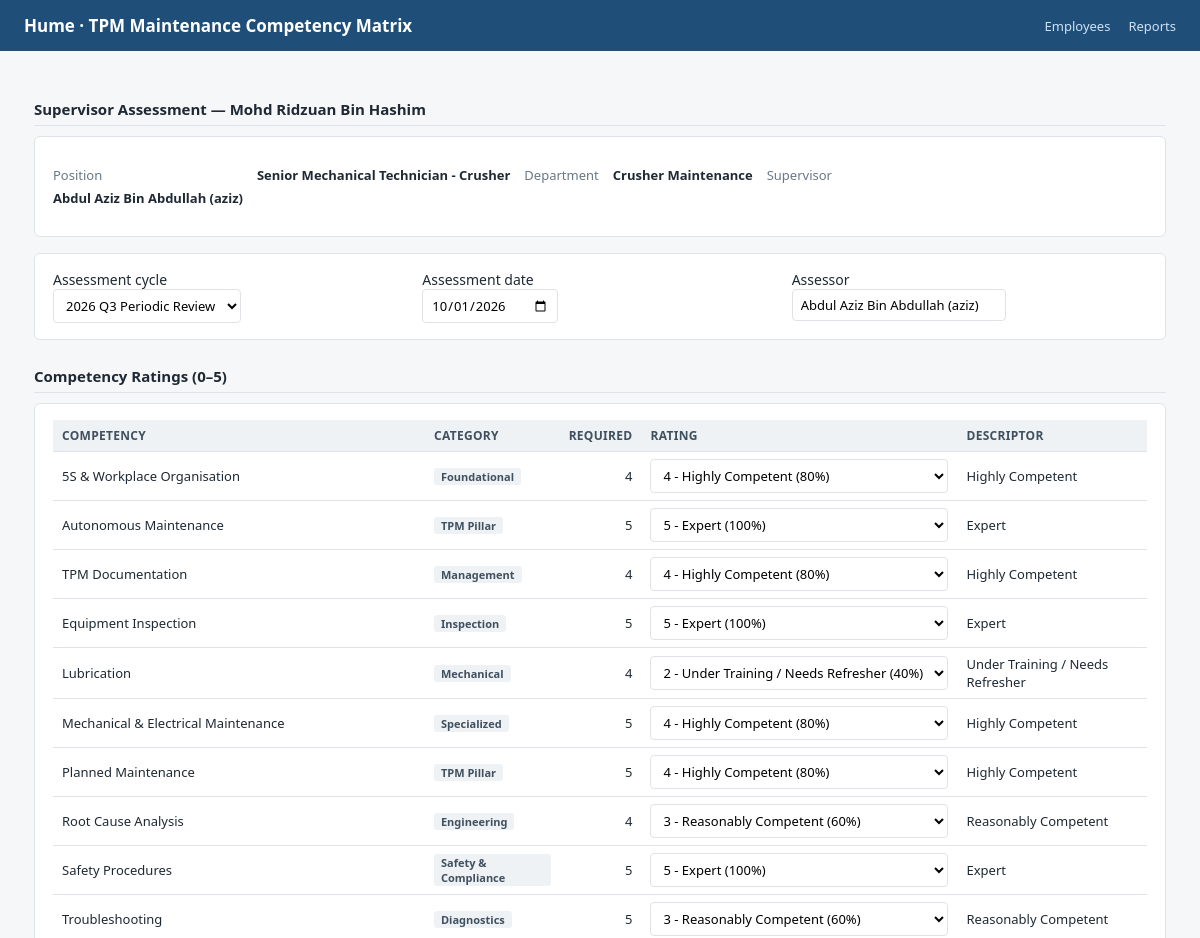
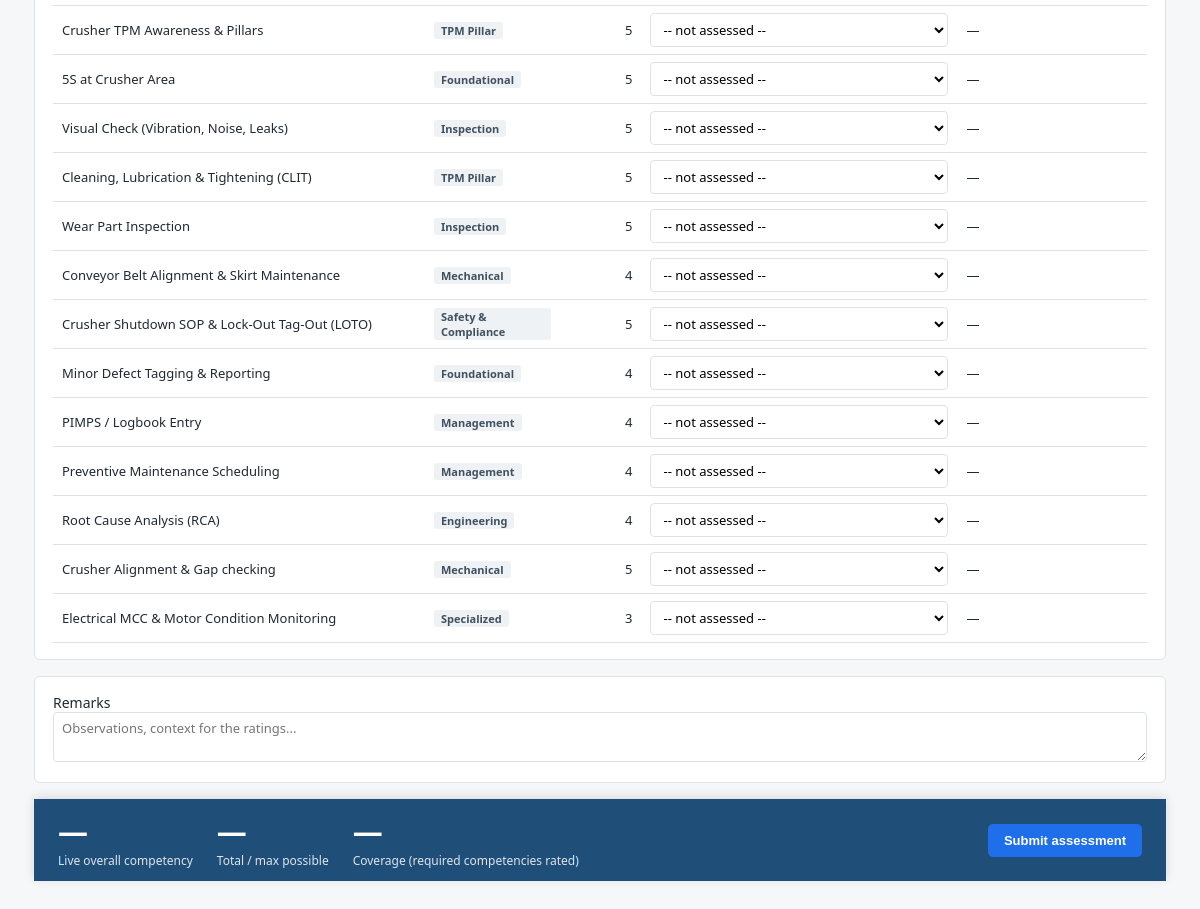
The page /assess/emp-101 on the database its author committed (2 pictures, top to bottom).
### tables this page shows
CREATE TABLE employees (
        id TEXT PRIMARY KEY,
        employee_number TEXT UNIQUE NOT NULL,
        full_name TEXT NOT NULL,
        email TEXT UNIQUE,
        department TEXT NOT NULL,
        position_id TEXT NOT NULL,
        supervisor TEXT,
        join_date TEXT,
        is_active INTEGER DEFAULT 1,
        created_at TEXT DEFAULT CURRENT_TIMESTAMP, years_of_experience INTEGER,
        FOREIGN KEY (position_id) REFERENCES positions(id)
    );

CREATE TABLE positions (
        id TEXT PRIMARY KEY,
        title TEXT UNIQUE NOT NULL,
        department TEXT NOT NULL,
        created_at TEXT DEFAULT CURRENT_TIMESTAMP
    );

CREATE TABLE competencies (
        id TEXT PRIMARY KEY,
        code TEXT UNIQUE NOT NULL,
        name TEXT NOT NULL,
        category TEXT NOT NULL,
        description TEXT,
        is_active INTEGER DEFAULT 1,
        created_at TEXT DEFAULT CURRENT_TIMESTAMP
    , sort_order INTEGER NOT NULL DEFAULT 100);

CREATE TABLE position_requirements (
        position_id TEXT NOT NULL,
        competency_id TEXT NOT NULL,
        required_rating INTEGER NOT NULL,
        PRIMARY KEY (position_id, competency_id),
        FOREIGN KEY (position_id) REFERENCES positions(id) ON DELETE CASCADE,
        FOREIGN KEY (competency_id) REFERENCES competencies(id) ON DELETE CASCADE
    );

### app/server.py (the view)
@app.get("/assess/{employee_id}", response_class=HTMLResponse)
def assessment_form(request: Request, employee_id: str):
    try:
        profile = repo.get_profile(employee_id)
    except LookupError:
        raise HTTPException(status_code=404, detail=f"Employee {employee_id} not found")
    return templates.TemplateResponse(
        request, "assess.html",
        {
            "profile": profile,
            "employee": profile.employee,
            "ratings": _rating_options(),
            "cycles": ["2026 Q3 Periodic Review", "2026 Q4 Periodic Review", "2027 Q1 Periodic Review"],
            "today": dt.date.today().isoformat(),
            "saved": request.query_params.get("saved") == "1",
        },
    )

### app/templates/assess.html (shortened to what this page needs)
{% extends "base.html" %}
{% block content %}
<h2>Supervisor Assessment &mdash; {{ employee.full_name }}</h2>
<div class="card">
  <dl class="meta" style="grid-template-columns:auto auto auto auto 1fr">
    <dt>Position</dt><dd>{{ employee.position_title }}</dd>
    <dt>Department</dt><dd>{{ employee.department }}</dd>
    <dt>Supervisor</dt><dd>{{ employee.supervisor or '-' }}</dd>
  </dl>
</div>
<form method="post" action="/assess/{{ employee.id }}" id="assess-form">
  <div class="card">
    <div class="grid three">
      <label>Assessment cycle<br>
        <select name="cycle_name" required>
          {% for c in cycles %}<option value="{{ c }}">{{ c }}</option>{% endfor %}
        </select>
      </label>
      <label>Assessment date<br>
        <input type="date" name="assessment_date" value="{{ today }}" required>
      </label>
      <label>Assessor<br>
        <input type="text" name="assessor_name" value="{{ employee.supervisor or '' }}" required>
      </label>
    </div>
  </div>
  <h2>Competency Ratings (0&ndash;5)</h2>
  <div class="card">
    <table>
      <thead>
        <tr><th style="width:34%">Competency</th><th>Category</th>
            <th class="num">Required</th><th style="width:24%">Rating</th><th>Descriptor</th></tr>
      </thead>
      <tbody>
        {% for score in profile.scores %}
        <tr>
          <td>{{ score.competency_name }}</td>
          <td><span class="tag">{{ score.category }}</span></td>
          <td class="num">{{ score.required_score }}</td>
          <td>
            <select name="rating_{{ score.competency_id }}" data-comp="{{ score.competency_id }}"
                    data-required="{{ score.required_score }}">
              <option value="">-- not assessed --</option>
              {% for r in ratings %}<option value="{{ r.value }}"
                {% if score.rating_score is not none and score.rating_score == r.value %}selected{% endif %}>{{ r.label }}</option>
              {% endfor %}
            </select>
          </td>
          <td class="desc">&mdash;</td>
        </tr>
        {% endfor %}
      </tbody>
    </table>
  </div>
  <div class="card">
    <label>Remarks<br>
      <textarea name="remarks" rows="2" style="width:100%" placeholder="Observations, context for the ratings..."></textarea>
    </label>
  </div>
</form>
<div class="live">
  <div>
    <div class="big" id="live-pct">&mdash;</div>
    <div class="sub">Live overall competency</div>
  </div>
  <div>
    <div class="big" id="live-score">&mdash;</div>
    <div class="sub">Total / max possible</div>
  </div>
  <div>
    <div class="big" id="live-coverage">&mdash;</div>
    <div class="sub">Coverage (required competencies rated)</div>
  </div>
  <div style="margin-left:auto">
    <button class="btn" type="submit">Submit assessment</button>
  </div>
</div>
{% endblock %}

### app/templates/base.html (style rules this page uses)
:root { --ink:#1f2933; --muted:#6b7785; --line:#dfe3e8; --bg:#f5f7f9; --brand:#1f4e79; --accent:#1f6feb; --ok:#1e7e34; --warn:#b8860b; --bad:#c0392b; --none:#8a94a0; }
* { box-sizing:border-box; }
body { margin:0; font-family:"Segoe UI",Roboto,Arial,sans-serif; color:var(--ink); background:var(--bg); font-size:14px; }
h2 { font-size:15px; margin:26px 0 10px; padding-bottom:6px; border-bottom:1px solid var(--line); }
.card { background:#fff; border:1px solid var(--line); border-radius:6px; padding:16px 18px; margin-bottom:16px; }
.grid { display:grid; gap:14px; }
.grid.three { grid-template-columns:repeat(3,1fr); }
table { width:100%; border-collapse:collapse; font-size:13px; }
th, td { text-align:left; padding:7px 9px; border-bottom:1px solid var(--line); }
th { background:#eef2f5; font-weight:600; font-size:12px; text-transform:uppercase; letter-spacing:.3px; color:#40505f; }
td.num, th.num { text-align:right; font-variant-numeric:tabular-nums; }
.meta { display:grid; grid-template-columns:auto 1fr; gap:5px 14px; font-size:13px; }
.meta dt { color:var(--muted); }
.meta dd { margin:0; font-weight:600; }
.btn { display:inline-block; background:var(--accent); color:#fff; padding:9px 16px; border-radius:5px; text-decoration:none; font-weight:600; font-size:13px; border:0; cursor:pointer; }
select, input[type=text], input[type=date], textarea { font-family:inherit; font-size:13px; padding:6px 8px; border:1px solid var(--line); border-radius:4px; background:#fff; }
.live { position:sticky; bottom:0; background:var(--brand); color:#fff; padding:12px 24px; display:flex; align-items:center; gap:24px; box-shadow:0 -2px 10px rgba(0,0,0,.12); }
.live .big { font-size:30px; font-weight:700; font-variant-numeric:tabular-nums; }
.live .sub { font-size:12px; opacity:.85; }
.tag { display:inline-block; background:#eef2f5; color:#40505f; padding:1px 7px; border-radius:3px; font-size:11px; font-weight:600; }

### rows shown on the page
employees: full_name "Mohd Ridzuan Bin Hashim", department "Crusher Maintenance", supervisor "Abdul Aziz Bin Abdullah (aziz)", assessor_name "Abdul Aziz Bin Abdullah (aziz)"
positions: position_title "Senior Mechanical Technician - Crusher"
competencies: competency_name "5S & Workplace Organisation", category "Foundational"
position_requirements: competency "4 - Highly Competent (80%)"
competencies: competency_name "Autonomous Maintenance", category "TPM Pillar"
position_requirements: competency "5 - Expert (100%)"
competencies: competency_name "TPM Documentation", category "Management"
position_requirements: competency "4 - Highly Competent (80%)"
competencies: competency_name "Equipment Inspection", category "Inspection"
position_requirements: competency "5 - Expert (100%)"
competencies: competency_name "Lubrication", category "Mechanical"
position_requirements: competency "2 - Under Training / Needs Refresher (40%)"
competencies: competency_name "Mechanical & Electrical Maintenance", category "Specialized"
position_requirements: competency "4 - Highly Competent (80%)"
competencies: competency_name "Planned Maintenance", category "TPM Pillar"
position_requirements: competency "4 - Highly Competent (80%)"
competencies: competency_name "Root Cause Analysis", category "Engineering"
position_requirements: competency "3 - Reasonably Competent (60%)"
competencies: competency_name "Safety Procedures", category "Safety & Compliance"
position_requirements: competency "5 - Expert (100%)"
competencies: competency_name "Troubleshooting", category "Diagnostics"
position_requirements: competency "3 - Reasonably Competent (60%)"
competencies: competency_name "Crusher TPM Awareness & Pillars", category "TPM Pillar"
competencies: competency_name "5S at Crusher Area", category "Foundational"
competencies: competency_name "Visual Check (Vibration, Noise, Leaks)", category "Inspection"
competencies: competency_name "Cleaning, Lubrication & Tightening (CLIT)", category "TPM Pillar"
competencies: competency_name "Wear Part Inspection", category "Inspection"
competencies: competency_name "Conveyor Belt Alignment & Skirt Maintenance", category "Mechanical"
competencies: competency_name "Crusher Shutdown SOP & Lock-Out Tag-Out (LOTO)", category "Safety & Compliance"
competencies: competency_name "Minor Defect Tagging & Reporting", category "Foundational"
competencies: competency_name "PIMPS / Logbook Entry", category "Management"
competencies: competency_name "Preventive Maintenance Scheduling", category "Management"
competencies: competency_name "Root Cause Analysis (RCA)", category "Engineering"
competencies: competency_name "Crusher Alignment & Gap checking", category "Mechanical"
competencies: competency_name "Electrical MCC & Motor Condition Monitoring", category "Specialized"

### other values the page prints
{{ score.required_score }} "4" "5" "4" "5" "4" "5" "5" "4" "5" "5" "5" "5" "5" "5" "5" "4" "5" "4" "4" "4" "4" "5" "3"
form field cycle_name "2026 Q3 Periodic Review"
